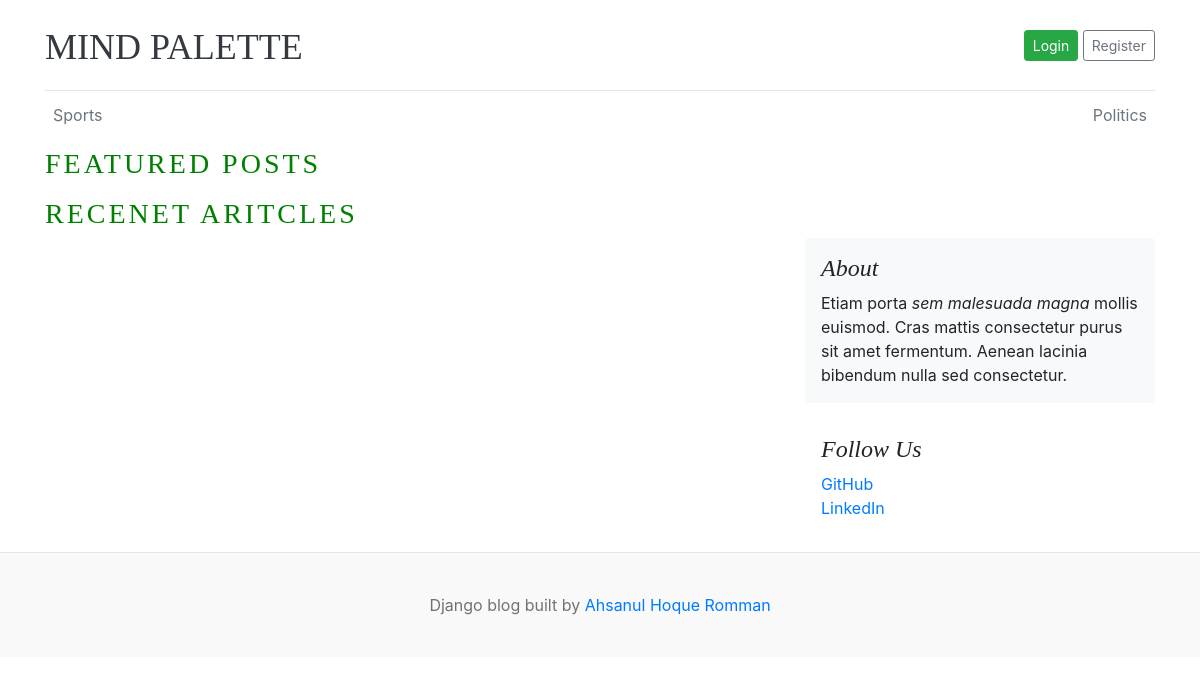
The app's page /, older data.
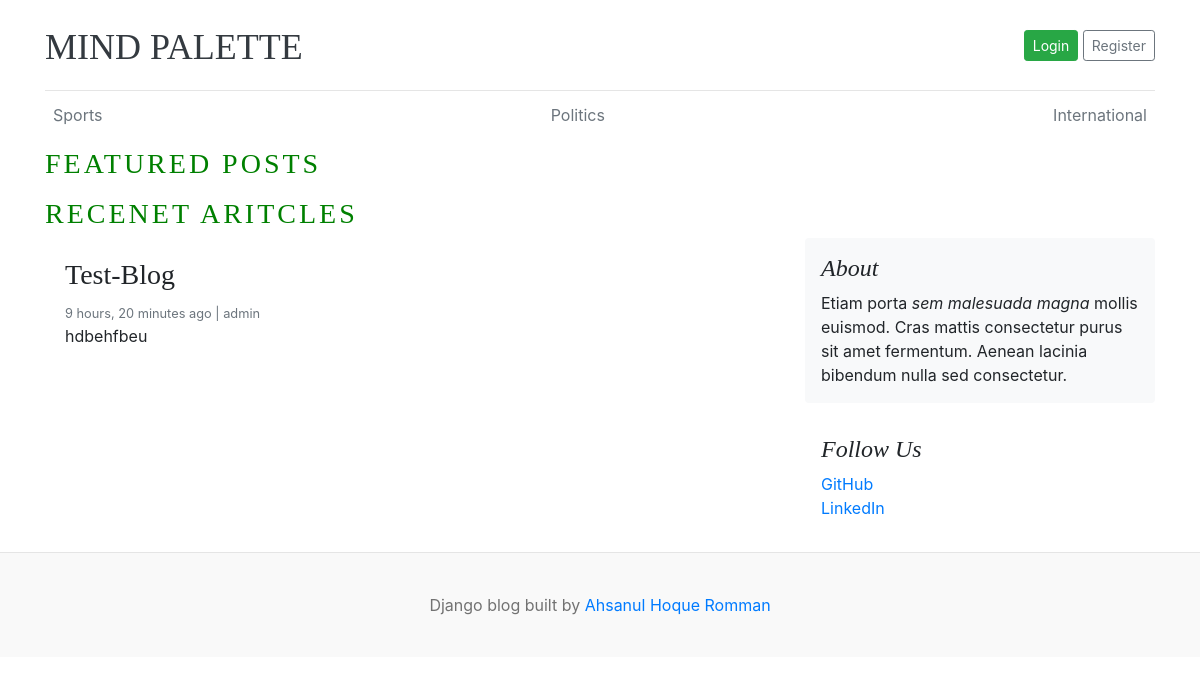
The same page, newer data.
### blogs/models.py (models this page shows, shortened)
class Category(models.Model):
    category_name = models.CharField(max_length=80, unique=True)
    created_at = models.DateTimeField(auto_now_add=True)
    updated_at = models.DateTimeField(auto_now=True)
    class Meta:
        verbose_name_plural = 'Categories'

class Blog(models.Model):
    title = models.CharField(max_length=100)
    slug = models.SlugField(max_length=150, unique=True, blank=True)
    category = models.ForeignKey(Category, on_delete=models.CASCADE)
    author = models.ForeignKey(User, on_delete=models.CASCADE)
    featured_image = models.ImageField(upload_to='blogs/%Y/%m/%d/')
    short_description = models.TextField(max_length=300)
    blog_body = models.TextField()
    status = models.CharField(max_length=20, choices=STATUS_CHOICE , default="Draft")
    is_featured = models.BooleanField(default=False)
    created_at = models.DateTimeField(auto_now_add=True)
    updated_at = models.DateTimeField(auto_now=True)

### MindPalette/views.py (the view)
# urls.py: 2. Add a URL to urlpatterns:  path('', views.home, name='home')
def home(request):
    categories = Category.objects.all()
    featured_posts = Blog.objects.filter(is_featured = True, status = 'Published').order_by('-updated_at')
    posts = Blog.objects.filter(is_featured = False, status = 'Published')
    context = {
        'categories' : categories,
        'featured_posts' : featured_posts,
        'posts' : posts,
    }
    return render(request, 'home.html', context )

### templates/home.html (shortened to what this page needs)
{% load static %}
<!DOCTYPE html>
<html lang="en">
<head>
    <link href="https://getbootstrap.com/docs/4.0/dist/css/bootstrap.min.css" rel="stylesheet">
    <link href="{% static 'css/blog.css' %}" rel="stylesheet">
  </head>
<body>
    <div class="container">
      <header class="blog-header py-3">
        <div class="row flex-nowrap justify-content-between align-items-center">
          <div class="col-8 pt-1">
            <a class="blog-header-logo text-dark" href="/">MIND PALETTE</a>
          </div>
          <div class="col-4 d-flex justify-content-end align-items-center">
            <a class="btn btn-sm btn-success" href="#">Login</a> &nbsp;
            <a class="btn btn-sm btn-outline-secondary" href="#">Register</a>
          </div>
        </div>
      </header>
      <div class="nav-scroller py-1 mb-2">
        <nav class="nav d-flex justify-content-between">
          {% for category in categories %}
          <a class="p-2 text-muted" href="#">{{ category.category_name }}</a>
          {% endfor %}
        </nav>
      </div>
  <h3 class="text-uppercase" style="letter-spacing: 3px; color: green;">Featured Posts</h3>
  <h3 class="text-uppercase" style="letter-spacing: 3px; color: green;">Recenet Aritcles</h3>
  <main role="main" class="container p-0">
    <div class="row">
      <div class="col-md-8 blog-main">
        {% for post in posts  %}
        <div class="card border-0" >
          <div class="card-body">
            <h3>{{ post.title }}</h3>
            <small class="mb-1 text-muted">{{ post.created_at | timesince }} ago | {{ post.author }}</small>
            <p class="card-text">{{ post.short_description | truncatewords:20 }}</p>
          </div>
        </div>
        {% endfor %}
      </div>
      <aside class="col-md-4 blog-sidebar">
        <div class="p-3 mb-3 bg-light rounded">
          <h4 class="font-italic">About</h4>
          <p class="mb-0">Etiam porta <em>sem malesuada magna</em> mollis euismod. Cras mattis consectetur purus sit amet fermentum. Aenean lacinia bibendum nulla sed consectetur.</p>
        </div>
        <div class="p-3">
          <h4 class="font-italic">Follow Us</h4>
          <ol class="list-unstyled">
            <li><a href="#">GitHub</a></li>
            <li><a href="#">LinkedIn</a></li>
          </ol>
        </div>
      </aside>
    </div>
  </main>
</div>
<footer class="blog-footer">
  <p>Django blog built by <a href="#">Ahsanul Hoque Romman</a></p>
</footer>
</body>
</html>

### static/css/blog.css (style rules this page uses)
.blog-header { border-bottom: 1px solid #e5e5e5; }
.blog-header-logo { font-family: "Playfair Display", Georgia, "Times New Roman", serif; font-size: 2.25rem; }
h1, h2, h3, h4, h5, h6 { font-family: "Playfair Display", Georgia, "Times New Roman", serif; }
.blog-footer { padding: 2.5rem 0; color: #727272; text-align: center; background-color: #f9f9f9; border-top: .05rem solid #e5e5e5; }
.blog-footer p:last-child { margin-bottom: 0; }

Row changes from the older to the newer data that the page shows:
added Category: category_name "International"
added Blog: title "Test-Blog", created_at "9 hours, 20 minutes", author "admin", short_description "hdbehfbeu"
